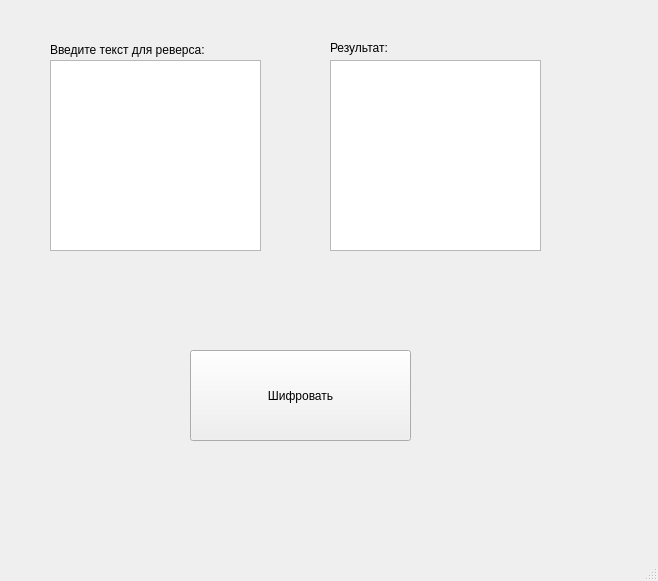
<?xml version="1.0" encoding="UTF-8"?>
<ui version="4.0">
 <class>MainWindow</class>
 <widget class="QMainWindow" name="MainWindow">
  <property name="geometry">
   <rect>
    <x>0</x>
    <y>0</y>
    <width>658</width>
    <height>581</height>
   </rect>
  </property>
  <property name="windowTitle">
   <string>MainWindow</string>
  </property>
  <widget class="QWidget" name="centralwidget">
   <widget class="QTextEdit" name="textEdit">
    <property name="geometry">
     <rect>
      <x>50</x>
      <y>60</y>
      <width>211</width>
      <height>191</height>
     </rect>
    </property>
   </widget>
   <widget class="QTextEdit" name="textEdit_2">
    <property name="geometry">
     <rect>
      <x>330</x>
      <y>60</y>
      <width>211</width>
      <height>191</height>
     </rect>
    </property>
   </widget>
   <widget class="QLabel" name="label">
    <property name="geometry">
     <rect>
      <x>50</x>
      <y>40</y>
      <width>221</width>
      <height>20</height>
     </rect>
    </property>
    <property name="text">
     <string>Введите текст для реверса:</string>
    </property>
   </widget>
   <widget class="QLabel" name="label_2">
    <property name="geometry">
     <rect>
      <x>330</x>
      <y>40</y>
      <width>111</width>
      <height>16</height>
     </rect>
    </property>
    <property name="text">
     <string>Результат:</string>
    </property>
   </widget>
   <widget class="QPushButton" name="pushButton">
    <property name="geometry">
     <rect>
      <x>190</x>
      <y>350</y>
      <width>221</width>
      <height>91</height>
     </rect>
    </property>
    <property name="text">
     <string>Шифровать</string>
    </property>
   </widget>
  </widget>
  <widget class="QMenuBar" name="menubar">
   <property name="geometry">
    <rect>
     <x>0</x>
     <y>0</y>
     <width>658</width>
     <height>21</height>
    </rect>
   </property>
  </widget>
  <widget class="QStatusBar" name="statusBar"/>
 </widget>
 <resources/>
 <connections/>
</ui>
